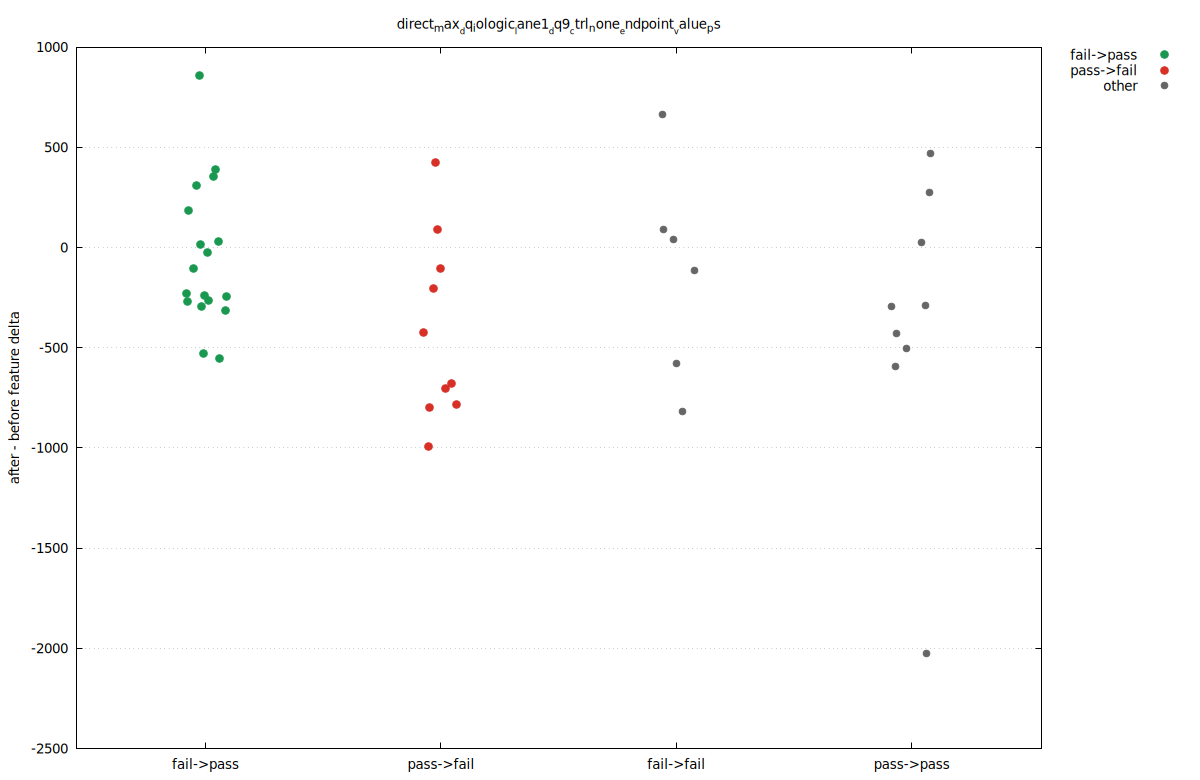

Reproduce this figure in gnuplot.
set terminal pngcairo size 1200,780 enhanced font 'DejaVu Sans,10'
set output 'delta_08.png'
set datafile separator comma
set key outside right top
set grid ytics
set xrange [0.45:4.55]
set xtics ('fail->pass' 1, 'pass->fail' 2, 'fail->fail' 3, 'pass->pass' 4)
set ylabel 'after - before feature delta'
set title 'direct_max__dq_iologic__lane1__dq9__ctrl_none__endpoint__value_ps'
plot \
  'delta_08.dat' using 1:3 with points pt 7 ps 1.25 lc rgb '#1a9850' title 'fail->pass', \
  'delta_08.dat' using 1:4 with points pt 7 ps 1.25 lc rgb '#d73027' title 'pass->fail', \
  'delta_08.dat' using 1:5 with points pt 7 ps 1.1 lc rgb '#666666' title 'other'
